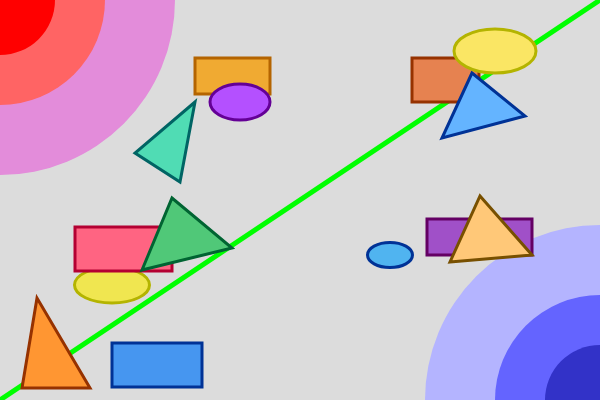
Frame 1 (no input)
Frame 60 (no input): identical to frame 1, image omitted
Frame 120 (the mouse pressed at the canvas centre since frame 60): identical to frame 1, image omitted

The p5.js sketch that drew this single still picture (run headless with seeded random() and noise() and a simulated clock; from frame 60 on, the mouse is pressed at the canvas centre):

// p5.js sketch
// ── sketch.js
function setup() {
  createCanvas(600, 400);
}

function draw() {
  background(220);
  noStroke();

  let c1 = color(255, 180, 180);
  let c2 = color(200, 100, 255);
  let changeColor = lerpColor(c1, c2, 0.5); 
  fill(changeColor);
  circle(0, 0, 350);

  fill(255, 100, 100);
  circle(0, 0, 210);
  fill(255, 0, 0);
  circle(0, 0, 110);

  fill(180, 180, 255);
  circle(600, 400, 350);
  fill(100, 100, 255);
  circle(600, 400, 210);
  fill(50, 50, 200);
  circle(600, 400, 110);

  stroke(0, 255, 0);
  strokeWeight(5);
  line(0, 400, 600, 0); 

  strokeWeight(3);

  let yPos = 8; 
  stroke(150, 50, 0);
  fill(255, 150, 50);
  triangle(22, 380 + yPos, 90, 380 + yPos, 37, 290 + yPos);

  stroke(0, 50, 150);
  fill(70, 150, 240);
  rect(112, 335 + yPos, 90, 44);

  stroke(180, 180, 0);
  fill(240, 230, 80);
  ellipse(112, 277 + yPos, 75, 36);

  stroke(180, 0, 50);
  fill(255, 100, 130);
  rect(75, 219 + yPos, 97, 44);

  stroke(0, 100, 50);
  fill(80, 200, 120);
  triangle(142, 262 + yPos, 232, 240 + yPos, 172, 190 + yPos);

  let xPos = 0; 

  stroke(0, 100, 100);
  fill(80, 220, 180); 

  triangle(195, 102, 180, 182, 135, 153);

  stroke(180, 100, 0);
  fill(240, 170, 50);
  rect(195, 58, 75, 36);

  stroke(100, 0, 150);
  fill(180, 80, 255);
  ellipse(240, 102, 60, 36);

  let s = 0; 

  stroke(150, 50, 0);
  fill(230, 130, 80);
  rect(412, 58, 67, 44);

  stroke(0, 50, 150);
  fill(100, 180, 255);
  triangle(472, 73, 525, 116, 442, 138);
  
  stroke(180, 180, 0);
  fill(250, 230, 100);
  ellipse(495, 51, 82, 44);

  let slide = 15; 

  stroke(0, 50, 150);
  fill(80, 180, 240);
  ellipse(375 + slide, 255, 45, 25);

  stroke(100, 0, 100);
  fill(160, 80, 200);
  rect(412 + slide, 219, 105, 36);

  stroke(120, 80, 0);
  fill(255, 200, 120);
  triangle(435 + slide, 262, 517 + slide, 255, 465 + slide, 196);
}
